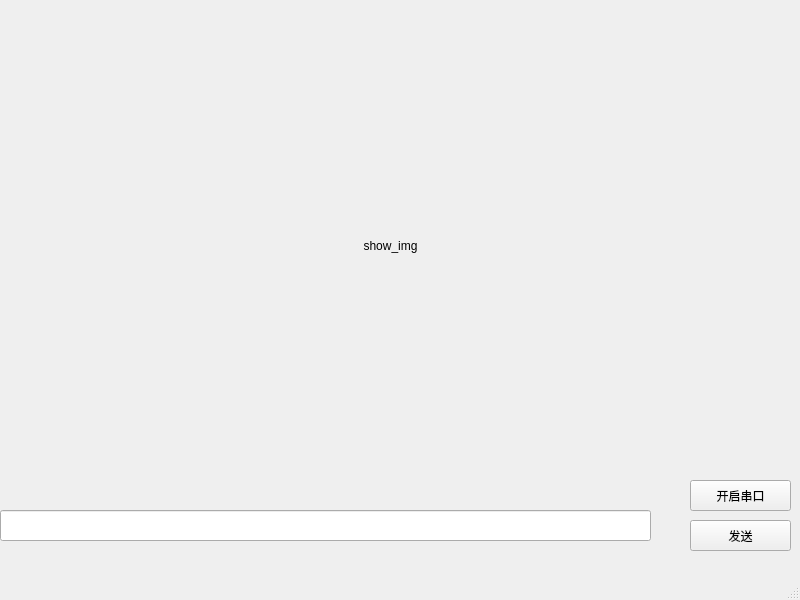
<?xml version="1.0" encoding="UTF-8"?>
<ui version="4.0">
 <class>MainWindow</class>
 <widget class="QMainWindow" name="MainWindow">
  <property name="geometry">
   <rect>
    <x>0</x>
    <y>0</y>
    <width>800</width>
    <height>600</height>
   </rect>
  </property>
  <property name="windowTitle">
   <string>MainWindow</string>
  </property>
  <widget class="QWidget" name="centralwidget">
   <widget class="QLabel" name="img">
    <property name="geometry">
     <rect>
      <x>10</x>
      <y>40</y>
      <width>761</width>
      <height>411</height>
     </rect>
    </property>
    <property name="autoFillBackground">
     <bool>false</bool>
    </property>
    <property name="text">
     <string>show_img</string>
    </property>
    <property name="scaledContents">
     <bool>true</bool>
    </property>
    <property name="alignment">
     <set>Qt::AlignCenter</set>
    </property>
   </widget>
   <widget class="QLineEdit" name="lineEdit">
    <property name="geometry">
     <rect>
      <x>0</x>
      <y>510</y>
      <width>651</width>
      <height>31</height>
     </rect>
    </property>
   </widget>
   <widget class="QPushButton" name="fasong">
    <property name="geometry">
     <rect>
      <x>690</x>
      <y>520</y>
      <width>101</width>
      <height>31</height>
     </rect>
    </property>
    <property name="text">
     <string>发送</string>
    </property>
   </widget>
   <widget class="QPushButton" name="pushButton_2">
    <property name="geometry">
     <rect>
      <x>690</x>
      <y>480</y>
      <width>101</width>
      <height>31</height>
     </rect>
    </property>
    <property name="text">
     <string>开启串口</string>
    </property>
   </widget>
  </widget>
  <widget class="QMenuBar" name="menubar">
   <property name="geometry">
    <rect>
     <x>0</x>
     <y>0</y>
     <width>800</width>
     <height>22</height>
    </rect>
   </property>
  </widget>
  <widget class="QStatusBar" name="statusbar"/>
 </widget>
 <resources/>
 <connections/>
</ui>
